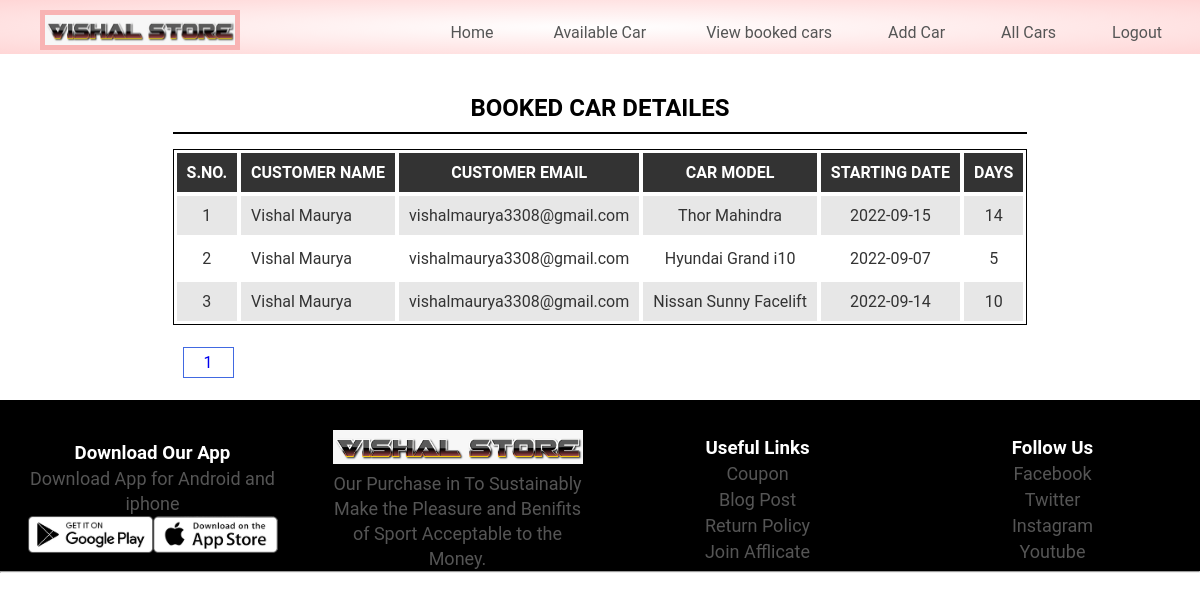
/allbookedcar.php (signed in), run on the app's committed database.
### tables this page shows
CREATE TABLE `booked_car` (
  `Booking_id` int(11) NOT NULL,
  `Customer_id` int(11) NOT NULL,
  `Days` int(11) NOT NULL,
  `Starting_date` date NOT NULL,
  `Car_id` int(11) NOT NULL
);

CREATE TABLE `users` (
  `id` int(11) NOT NULL,
  `name` varchar(50) NOT NULL,
  `email` varchar(50) NOT NULL,
  `password` varchar(50) NOT NULL,
  `role` int(11) NOT NULL
);

CREATE TABLE `cardetailes` (
  `carid` int(11) NOT NULL,
  `Model` varchar(50) NOT NULL,
  `Vehical_no` varchar(20) NOT NULL,
  `Capacity` int(11) NOT NULL,
  `Rent_day` int(11) NOT NULL,
  `Ownerid` int(11) NOT NULL,
  `Booking_status` int(11) NOT NULL DEFAULT 0
);

### allbookedcar.php (the view, shortened to what this page needs)
<?php include "header.php";
?>
    <div id="admin-content">
        <div class="container" style="justify-content: center">
            <div class="row">
                <div class="col-md-12 allcarheading">
                    <h2>BOOKED CAR DETAILES</h2>
                <?php  include "config.php";
                    if(isset($_GET['page'])){
                        $page=$_GET['page'];
                    }
                    else{
                        $page=1;
                    }
                    $limit=5;
                    $offset=($page-1)*$limit;
                     $sql1="SELECT u.name,u.email,Days,Starting_date,c.Model FROM `booked_car` INNER JOIN users as u ON booked_car.Customer_id=u.id INNER JOIN cardetailes as c ON booked_car.Car_id=c.carid ORDER BY Booking_id DESC LIMIT {$offset},{$limit}";
                    $result1=mysqli_query($conn,$sql1)or die("Query Failed 30");
                    $offset++;
                    if(mysqli_num_rows($result1)>0){
                    ?>
                    <table class="content-table">
                        <thead>
                            <th>S.No.</th>
                            <th>Customer Name</th>
                            <th>Customer Email</th>
                            <th>Car Model</th>
                            <th>Starting Date</th>
                            <th>Days</th>
                        </thead>
                        <tbody>
                        <?php while($row1=mysqli_fetch_assoc($result1)){
                            ?>
                            <tr>
                                <td class='id'><?php echo $offset++; ?></td>
                                <td><?php echo $row1['name']; ?> </td>
                                <td><?php echo $row1['email']; ?></td>
                                <td><?php echo $row1['Model']; ?></td>
                                <td><?php echo $row1['Starting_date'] ?></td>
                                <td><?php echo $row1['Days']; ?></td>
                            </tr>
                            <?php }?>
                        </tbody>
                    </table>
                    <?php }
                    else{
                        echo " <div class='failed' style='margin-top:-10px;'><p>No record found.</p></div>";
                    }?>
                    <div class="pagination">
                        <?php
                        $sql2="SELECT Booking_id FROM booked_car";
                    $result2=mysqli_query($conn,$sql2)or die("Query Failed");
                        $total_page=mysqli_num_rows($result2);
                        $limit=5;
                        $offset=ceil($total_page/$limit);
                        echo "<ul>";
                        for ($i=1; $i <=$offset ; $i++) {
                            echo ' <li class=""><a href="allcar.php?page='.$i.'">'.$i.'</a></li>';
                        }
                        ?>
                        </ul>
                    </div>
                </div>
            </div>
        </div>
    </div>
  <?php include "footer.php"; ?>

### header.php (shortened to what this page needs)
<!DOCTYPE html>
<html lang="en">
<head>
    <link rel="stylesheet" href="CSS file/fontawesome/all.min.css">
    <link rel="stylesheet" href="CSS file/Admin.css">
    <link rel="stylesheet" href="style.css">
</head>
<body>
    <div class="header">
        <div class="container">
            <div class="logo">
                <a href="index.php"><img src="images/vishal.png" alt="logo" width="200px" height="40px"
                        style="border: 5px solid #f8b4b4;"></a>
            </div>
            <div class="nav">
                <ul id="menulist">
                    <li><a href="index.php">Home</a> </li>
                    <li><a href="availablecar.php">Available Car</a></li>
                <?php
                         if(!isset($_SESSION['role'])){
                          echo "<li><a href='login.php'>Login</a> </li>";
                          echo "<li><a href='signup.php'>Sign Up</a> </li>";
                          } else{
                            if($_SESSION['role']==1){
                                echo '<li><a href="allbookedcar.php">View booked cars</a></li>';
                                echo '<li><a href="add-car.php">Add Car</a></li>';
                                echo '<li><a href="allcar.php">All Cars</a></li>';
                            }
                            echo '<li><a href="logout.php">Logout</a></li>';
                        }
                        ?>
                </ul>
            </div>
        </div>
    </div>

### footer.php
<div class="footer" id="footer">
      <div class="small-container">
          <div class="row">
              <div class="foot" id="foot1">
                  <h3>Download Our App</h3>
                  <p>Download App for Android and iphone</p>
                  <div class="app"><img src="images/play-store.png"><img src="images/app-store.png"></div>
              </div>
              <div class="foot" id="foot2">
                  <img src="images/vishal.png" alt="">
                  <p>Our Purchase in To Sustainably Make the Pleasure and
                      Benifits of Sport Acceptable to the Money.
                  </p>
              </div>
              <div class="foot" id="footer3">
                  <h3>Useful Links</h3>
                  <ul>
                      <li><a href="#">Coupon</a></li>
                      <li><a href="#">Blog Post</a></li>
                      <li><a href="#">Return Policy</a></li>
                      <li><a href="#">Join Afflicate</a></li>
                  </ul>
              </div>
              <div class="foot">
                  <h3>Follow Us</h3>
                  <ul>
                      <li><a href="#">Facebook</a></li>
                      <li><a href="#">Twitter</a></li>
                      <li><a href="#">Instagram</a></li>
                      <li><a href="#">Youtube</a></li>
                  </ul>
              </div>
          </div>
          <hr>
      </div>
  </div>

### CSS file/Admin.css (style rules this page uses)
body { background-color: #fff; }
#admin-content { padding: 20px 0; }
.allcarheading h2 { text-align: center; padding: 10px; border-bottom: 2px solid; margin-bottom: 15px; }
#admin-content .content-table { border: 1px solid #000; width: 100%; margin: 0 0 20px; }
#admin-content .content-table thead { color: #fff; background-color: #333; }
#admin-content .content-table th { padding: 10px; border: 1px solid #fff; font-weight: 600; text-align: center; text-transform: uppercase; }
#admin-content .content-table tbody { color: #333; }
#admin-content .content-table tbody tr { background-color: #e7e7e7; }
#admin-content .content-table tbody tr:nth-child(even) { background-color: transparent; }
#admin-content .content-table tbody td { padding: 10px; border: 1px solid #fff; text-align: center; }
#admin-content .content-table tbody td:nth-child(2) { text-align: left; }
#admin-content .pagination { margin: 0; }
#admin-content .pagination ul { display: flex; }
#admin-content .pagination ul li { border: 1px solid royalblue; margin: 2px 10px; padding: 5px 0px; }
#admin-content .pagination ul li a { padding: 8px 20px; }
.id, .edit, .delete { text-align:center; }

### style.css (style rules this page uses)
* { box-sizing: border-box; padding: 0px; margin: 0px; font-family: Arial, Helvetica, sans-serif; font-family: 'Roboto', sans-serif; text-decoration: none; list-style-type: none; }
.header { background:radial-gradient(#fff,#ffd6d6); }
.nav { flex: 1; text-align: right; }
.nav ul { display: inline-block; }
.container { display: flex; padding: 10px 10px 0px 10px; }
.nav ul li { display: inline-block; margin: 8px; padding: 5px 20px; border-radius: 10px; }
.nav ul li a { color: #555; }
.logo { margin-left: 30px; }
.row { display: flex; flex-wrap: wrap; align-items: center; justify-content: space-around; }
.foot { flex-basis: 20%; padding: 30px 0px 0px 0px; line-height: 25px; }
.foot img { width: 100%; }
.foot .app img { width: 50%; }
.footer { background-color: black; color: #fff; text-align: center; }
.foot p,.foot a { font-size: 18px; line-height: 25px; color: #555; }
#foot1,#foot2 { flex-basis: 250px; }

### data on the page
booked_car: Customer.name "Vishal Maurya", Customer.email "vishalmaurya3308@gmail.com", Car.Model "Thor Mahindra", Starting_date "2022-09-15", Days "14"
booked_car: Customer.name "Vishal Maurya", Customer.email "vishalmaurya3308@gmail.com", Car.Model "Hyundai Grand i10", Starting_date "2022-09-07", Days "5"
booked_car: Customer.name "Vishal Maurya", Customer.email "vishalmaurya3308@gmail.com", Car.Model "Nissan Sunny Facelift", Starting_date "2022-09-14", Days "10"
